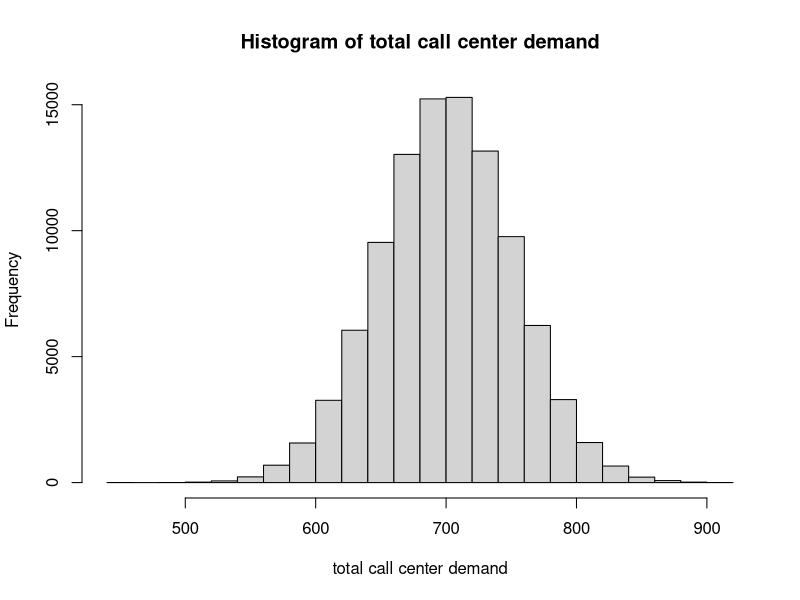
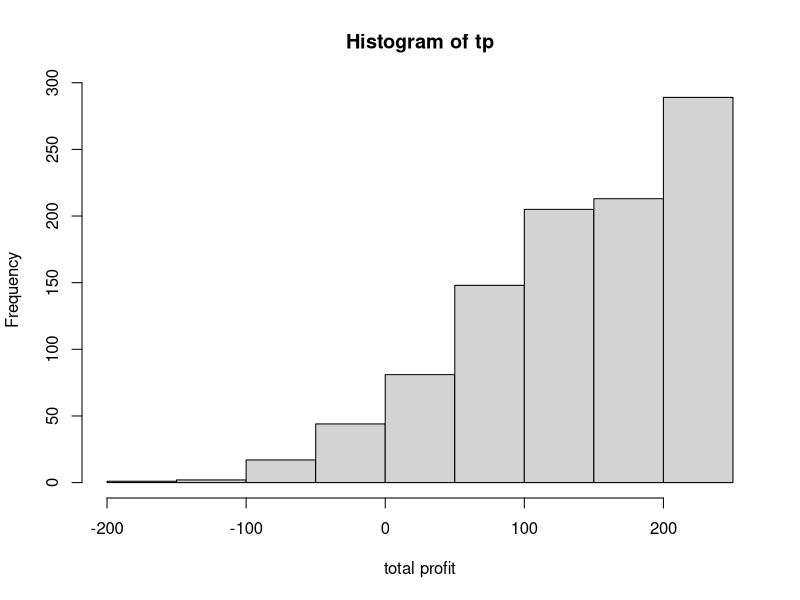

These charts were generated, in order, by the following R code:
## ---- chunk 1
set.seed(100)
n <- 100000
a <- NULL
b <- NULL
c <- NULL
d <- NULL
e <- NULL
f <- NULL
total <- NULL


for (i in 1:n){
  a[i] <- rnorm(1, 200, 20)
  b[i] <- rnorm(1, 50, 10)
  c[i] <- rnorm(1, 100, 15)
  d[i] <- rnorm(1, 150, 30)
  e[i] <- rnorm(1, 100, 30)
  f[i] <- rnorm(1, 100, 10)
  total[i] <- a[i] + b[i] + c[i] + d[i] + e[i] + f[i]
}

mean(total)
sd(total)
## ---- chunk 2
hist(total, xlab = 'total call center demand', main = 'Histogram of total call center demand')
## ---- chunk 3
set.seed(100)
n <- 100000
bat_life <- rnorm(n, 7, 2)
unitcost <- rep(0,n)
a <- 0
for (i in 1:n){
  if(bat_life[i]<=5){
     a<- 10 + 1.5* floor((5-bat_life[i])/(1/12))
       unitcost[i] = a
    
    }
  
}
avg_cost <- sum(unitcost)/n
avg_cost
## ---- chunk 4
p <- sum(unitcost!=0)/n 
p
## ---- chunk 5
avg_refund <- sum(unitcost)/sum(unitcost!=0)
avg_refund
## ---- chunk 6
set.seed(100)
n <- 100000
prep <- c(75,100,120,140,160,180)
mc <- 0.15
mr <- 2.75
lic <- 100
serve <- 0.5
ep <- rep(0,length(prep))
fc <- rep(0,length(prep))
for (i in 1:length(prep)){
  fc[i] <- prep[i]*serve + lic
  tp <- rep(rep(0,n),length(prep))
  demand <- ceiling(rnorm(n, 125,35))
  for (j in 1:n){
    if(demand[j]<=prep[i]){
      
      tp[i]<- tp[i] + demand[j]*(mr-mc)-fc[i]
    } else{
      tp[i]<- tp[i] + prep[i]*(mr-mc)-fc[i]
    }
  }
  ep[i] <- sum(tp)/n

}
ep


## ---- chunk 7
set.seed(100)
n <- 1000
prep <- 160
mc <- 0.15
mr <- 2.75
lic <- 100
serve <- 0.5
fc<- prep*serve + lic
tp <- rep(0,n)
demand <- ceiling(rnorm(n, 125,35))
for (j in 1:n){
  if(demand[j]<=prep){
      
    tp[j]<- demand[j]*(mr-mc)-fc
  } else{
     tp[j]<- prep*(mr-mc)-fc
  }
}

hist(tp ,include.lowest = TRUE, right = TRUE,xlab = 'total profit')
